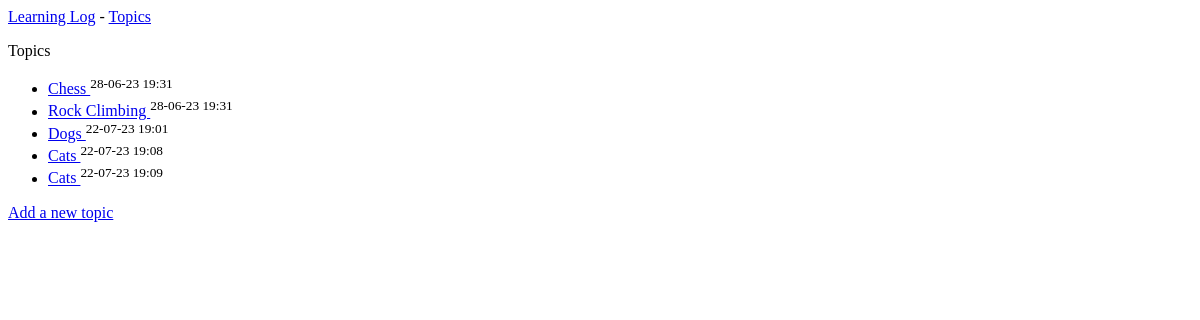
The page /topics/ on the database as committed earlier.
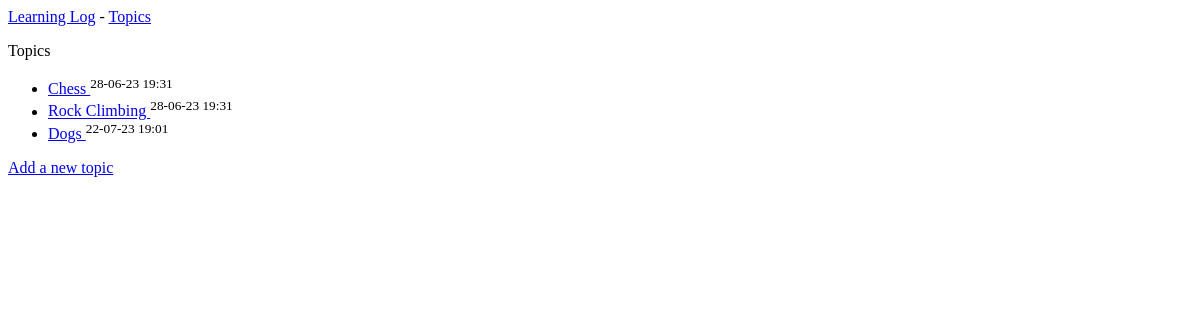
The same page on the database as committed later.
### learning_logs/models.py (models this page shows, shortened)
class Topic(models.Model):
    text = models.CharField(max_length=200)
    date_added = models.DateTimeField(auto_now_add=True)

### learning_logs/views.py (the view)
# urls.py: path("topics/", views.topics, name="topics"),
def topics(request):
    topics = Topic.objects.order_by("date_added")
    context = {"topics": topics}
    return render(request, "learning_logs/topics.html", context)

### learning_logs/templates/learning_logs/topics.html
{% extends 'learning_logs/base.html' %}
{% block content %}
  <p>Topics</p>
  <ul>
    {% for topic in topics %}
      <li>
        <a href="{% url 'learning_logs:topic' topic.id %}">
          {{topic.text}}
        </a>
        <sup> {{topic.date_added|date:'d-m-y H:i'}}</sup>
    </li>
    {% empty %}
      <li>No topics have been added</li>
    {% endfor %}
  </ul>
  <a href="{% url 'learning_logs:new_topic' %}">Add a new topic </a>
{% endblock content %}

Rows that differ between the two databases and show on the page:
removed Topic: text "Cats", date_added "22-07-23 19:08"
removed Topic: text "Cats", date_added "22-07-23 19:09"
